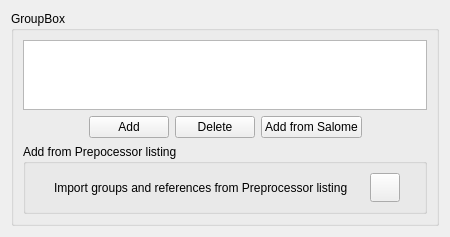
<ui version="4.0" >
 <class>LocalizationForm</class>
 <widget class="QWidget" name="LocalizationForm" >
  <property name="geometry" >
   <rect>
    <x>0</x>
    <y>0</y>
    <width>450</width>
    <height>225</height>
   </rect>
  </property>
  <property name="windowTitle" >
   <string>Form</string>
  </property>
  <layout class="QGridLayout" >
   <item row="0" column="0" >
    <widget class="QGroupBox" name="groupBoxLocalization" >
     <property name="title" >
      <string>GroupBox</string>
     </property>
     <layout class="QVBoxLayout" >
      <item>
       <widget class="QTableView" name="tableView" >
        <property name="statusTip" >
         <string>Click right for context menu</string>
        </property>
        <property name="alternatingRowColors" >
         <bool>true</bool>
        </property>
        <property name="selectionMode" >
         <enum>QAbstractItemView::ExtendedSelection</enum>
        </property>
        <property name="selectionBehavior" >
         <enum>QAbstractItemView::SelectRows</enum>
        </property>
       </widget>
      </item>
      <item>
       <layout class="QHBoxLayout" >
        <item>
         <spacer>
          <property name="orientation" >
           <enum>Qt::Horizontal</enum>
          </property>
          <property name="sizeHint" >
           <size>
            <width>20</width>
            <height>20</height>
           </size>
          </property>
         </spacer>
        </item>
        <item>
         <widget class="QPushButton" name="pushButtonNew" >
          <property name="text" >
           <string>Add</string>
          </property>
         </widget>
        </item>
        <item>
         <widget class="QPushButton" name="pushButtonDelete" >
          <property name="text" >
           <string>Delete</string>
          </property>
         </widget>
        </item>
        <item>
         <widget class="QPushButton" name="pushButtonSalome" >
          <property name="text" >
           <string>Add from Salome</string>
          </property>
         </widget>
        </item>
        <item>
         <spacer>
          <property name="orientation" >
           <enum>Qt::Horizontal</enum>
          </property>
          <property name="sizeHint" >
           <size>
            <width>16</width>
            <height>16</height>
           </size>
          </property>
         </spacer>
        </item>
       </layout>
      </item>
      <item>
       <widget class="QGroupBox" name="groupBoxCreation" >
        <property name="title" >
         <string>Add from Prepocessor listing</string>
        </property>
        <layout class="QHBoxLayout" >
         <item>
          <spacer>
           <property name="orientation" >
            <enum>Qt::Horizontal</enum>
           </property>
           <property name="sizeHint" >
            <size>
             <width>20</width>
             <height>20</height>
            </size>
           </property>
          </spacer>
         </item>
         <item>
          <layout class="QHBoxLayout" >
           <item>
            <widget class="QLabel" name="labelCreation" >
             <property name="text" >
              <string>Import groups and references from Preprocessor listing</string>
             </property>
            </widget>
           </item>
           <item>
            <spacer>
             <property name="orientation" >
              <enum>Qt::Horizontal</enum>
             </property>
             <property name="sizeHint" >
              <size>
               <width>16</width>
               <height>16</height>
              </size>
             </property>
            </spacer>
           </item>
           <item>
            <widget class="QToolButton" name="toolButtonCreation" >
             <property name="text" >
              <string/>
             </property>
             <property name="icon" >
              <iconset resource="resources_pages.qrc" >:/new/prefix1/icons/22x22/document-open.png</iconset>
             </property>
             <property name="iconSize" >
              <size>
               <width>22</width>
               <height>22</height>
              </size>
             </property>
             <property name="shortcut" >
              <string>Ctrl+S</string>
             </property>
            </widget>
           </item>
          </layout>
         </item>
         <item>
          <spacer>
           <property name="orientation" >
            <enum>Qt::Horizontal</enum>
           </property>
           <property name="sizeHint" >
            <size>
             <width>16</width>
             <height>16</height>
            </size>
           </property>
          </spacer>
         </item>
        </layout>
       </widget>
      </item>
     </layout>
    </widget>
   </item>
   <item row="1" column="0" >
    <spacer>
     <property name="orientation" >
      <enum>Qt::Vertical</enum>
     </property>
     <property name="sizeHint" >
      <size>
       <width>16</width>
       <height>16</height>
      </size>
     </property>
    </spacer>
   </item>
  </layout>
 </widget>
 <resources>
  <include location="resources_pages.qrc" />
 </resources>
 <connections/>
</ui>
